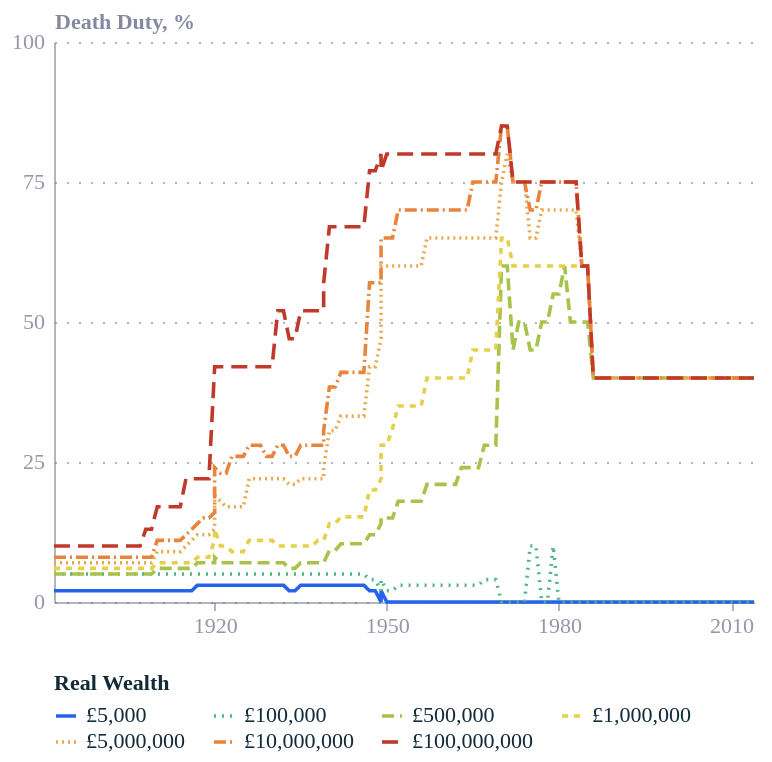

Vega-Lite specification for this chart:
### Vega-Lite specification from a JSON file in a GitHub repository (floating-point values rounded to 4 significant figures; data arrays with more than 128 entries replaced by an {"elided": "..."} marker saying what was removed)
{"config": {"font": "Circular Std", "text": {"color": "#676A86", "align": "left", "baseline": "middle", "dx": 7, "dy": 0, "fontSize": 11}, "view": {"stroke": null, "continuousWidth": 400, "continuousHeight": 300, "discreteWidth": 400, "discreteHeight": 300}, "range": {"category": ["#36B7B4", "#E6224B", "#F4C245", "#0063AF", "#00A767", "#179FDB", "#EB5C2E", "#5C267B", "#122B39"], "diverging": ["#E6224B", "#E54753", "#C9C9C9", "#179FDB", "#122B39"], "heatmap": ["#C9C9C9", "#179FDB", "#0063AF", "#122B39"], "ordinal": ["#00A767", "#36B7B4", "#179FDB", "#0063AF", "#243B5A"]}, "bar": {"color": "#179fdb"}, "line": {"color": "#e6224b"}, "rule": {"color": "#676A86"}, "area": {"opacity": 0.8}, "point": {"filled": true, "size": 80, "color": "#e6224b", "opacity": 0.95}, "geoshape": {"stroke": "white", "strokeWidth": 0.3}, "rect": {"fill": "#d6d4d4", "opacity": 0.3}, "axis": {"labelColor": "#676A86", "labelFontSize": 11, "labelFont": "Circular Std", "labelOpacity": 0.7, "tickColor": "#676A86", "tickOpacity": 0.5, "domainColor": "#676A86", "domainOpacity": 0.5, "gridColor": "#676A86", "gridDash": [2, 2], "gridOpacity": 0.5, "title": null, "titleColor": "#676A86", "titleOpacity": 0.8, "tickSize": 4}, "axisXDiscrete": {"grid": false, "labelAngle": 0, "tickCount": 10, "tickOpacity": 0.5, "title": null}, "axisYDiscrete": {"ticks": false, "labelPadding": 5}, "axisXTemporal": {"grid": false, "ticks": true}, "axisXQuantitative": {"grid": true}, "axisYQuantitative": {"gridColor": "#676A86", "gridDash": [1, 5], "gridOpacity": 0.5, "ticks": false, "labelPadding": 5, "tickCount": 8, "titleAngle": 0, "titleAlign": "left", "titleBaseline": "bottom", "titleX": 0, "titleY": -5}, "title": {"color": "#676A86E6", "subtitleColor": "#676A86", "font": "Circular Std", "subtitleFont": "Circular Std", "anchor": "start", "fontSize": 14, "subtitleFontSize": 12, "subtitlePadding": 4, "offset": 0, "frame": "group"}, "legend": {"titleColor": "#122b39", "title": null, "labelColor": "#122b39", "labelFontSize": 11}}, "data": {"name": "data-675b13a4bf9b94b4bb0c116e148e9f8d"}, "mark": {"type": "line", "strokeWidth": 1.8}, "encoding": {"color": {"field": "wealth", "legend": {"columns": 4, "direction": "horizontal", "labelLimit": 120, "orient": "bottom", "symbolStrokeWidth": 1.8, "title": "Real Wealth"}, "scale": {"domain": ["£5,000", "£100,000", "£500,000", "£1,000,000", "£5,000,000", "£10,000,000", "£100,000,000"], "range": ["#2563eb", "#4fb783", "#a8c34a", "#e6cf4a", "#e6a94b", "#e8843c", "#c0392b"]}, "sort": ["£5,000", "£100,000", "£500,000", "£1,000,000", "£5,000,000", "£10,000,000", "£100,000,000"], "type": "nominal"}, "order": {"field": "idx", "type": "quantitative"}, "strokeDash": {"field": "wealth", "legend": {"columns": 4, "direction": "horizontal", "labelLimit": 120, "orient": "bottom", "symbolStrokeWidth": 1.8, "title": "Real Wealth"}, "scale": {"domain": ["£5,000", "£100,000", "£500,000", "£1,000,000", "£5,000,000", "£10,000,000", "£100,000,000"], "range": [[1, 0], [1, 3], [6, 3], [3, 3], [1, 2], [6, 2, 1, 2], [8, 4]]}, "sort": ["£5,000", "£100,000", "£500,000", "£1,000,000", "£5,000,000", "£10,000,000", "£100,000,000"], "type": "nominal"}, "x": {"axis": {"format": "%Y", "values": ["1890-01-01", "1920-01-01", "1950-01-01", "1980-01-01", "2010-01-01"]}, "field": "year", "title": null, "type": "temporal"}, "y": {"axis": {"values": [0, 25, 50, 75, 100]}, "field": "death_duty", "scale": {"domain": [0, 100]}, "title": "Death Duty, %", "type": "quantitative"}}, "height": 280, "width": 350, "$schema": "https://vega.github.io/schema/vega-lite/v6.4.1.json", "datasets": {"data-675b13a4bf9b94b4bb0c116e148e9f8d": {"elided": "880 records"}}}
